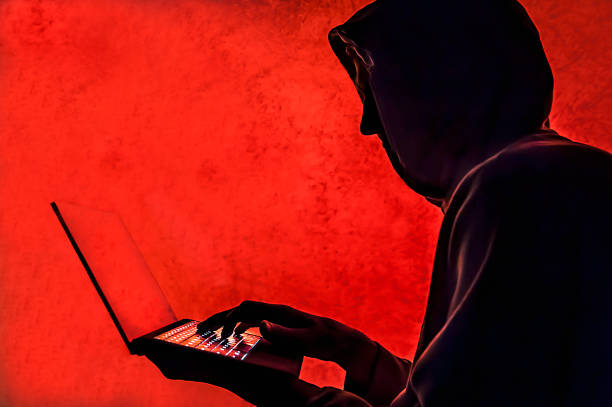
#> input picture sampleimage.jpg, 612 x 407 px
$ python PRODIGY_CS_02.py
#> lines starting #> are read from the running program, lines starting #| are printed output that depends on the picture
#> the answer given: sampleimage.jpg
from PIL import Image
import numpy as np

def encrypt_image(image_path, key):
    # Open the image
#> called with image_path = 'sampleimage.jpg', key = array of shape (3,)
    img = Image.open(image_path)
#> img is the input picture: PIL image 612x407 RGB; mean R, G, B 150.1, 21.6, 16.2

    # Convert the image to a NumPy array
    img_array = np.array(img)

    # Ensure key has the same shape as img_array
    key = np.resize(key, img_array.shape)

    # Encrypt each pixel using XOR with the key
    encrypted_array = np.bitwise_xor(img_array, key)
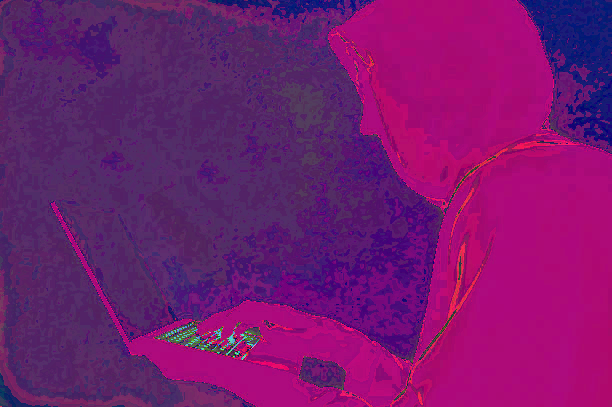
#> encrypted_array: shape (407, 612, 3); mean R, G, B 117.2, 25, 111.3

    # Convert the encrypted array back to an image
    encrypted_img = Image.fromarray(encrypted_array)

    # Save the encrypted image
    encrypted_img.save("encrypted_image.png")
    print("Image encrypted successfully.")


def decrypt_image(encrypted_image_path, key):
    # Open the encrypted image
    encrypted_img = Image.open(encrypted_image_path)

    # Convert the encrypted image to a NumPy array
    encrypted_array = np.array(encrypted_img)

    # Ensure key has the same shape as encrypted_array
    key = np.resize(key, encrypted_array.shape)

    # Decrypt each pixel using XOR with the key
    decrypted_array = np.bitwise_xor(encrypted_array, key)

    # Convert the decrypted array back to an image
    decrypted_img = Image.fromarray(decrypted_array)

    # Save the decrypted image
    decrypted_img.save("decrypted_image.png")
    print("Image decrypted successfully.")


def main():
    print("Image Encryption and Decryption using Pixel Manipulation")

    #image_path = 'C:\Users\HP\PRODIGY_INFOTECH\image1.png'. enter your image path as input
    image_path = input("give path of image")
    # Generate a random key (you can use any integer as the key)
    key = np.random.randint(0, 256, size=(3,), dtype=np.uint8)

    # Encrypt the image
    encrypt_image(image_path, key)

    # Decrypt the image
    decrypt_image("encrypted_image.png", key)

if __name__ == "__main__":
    main()
